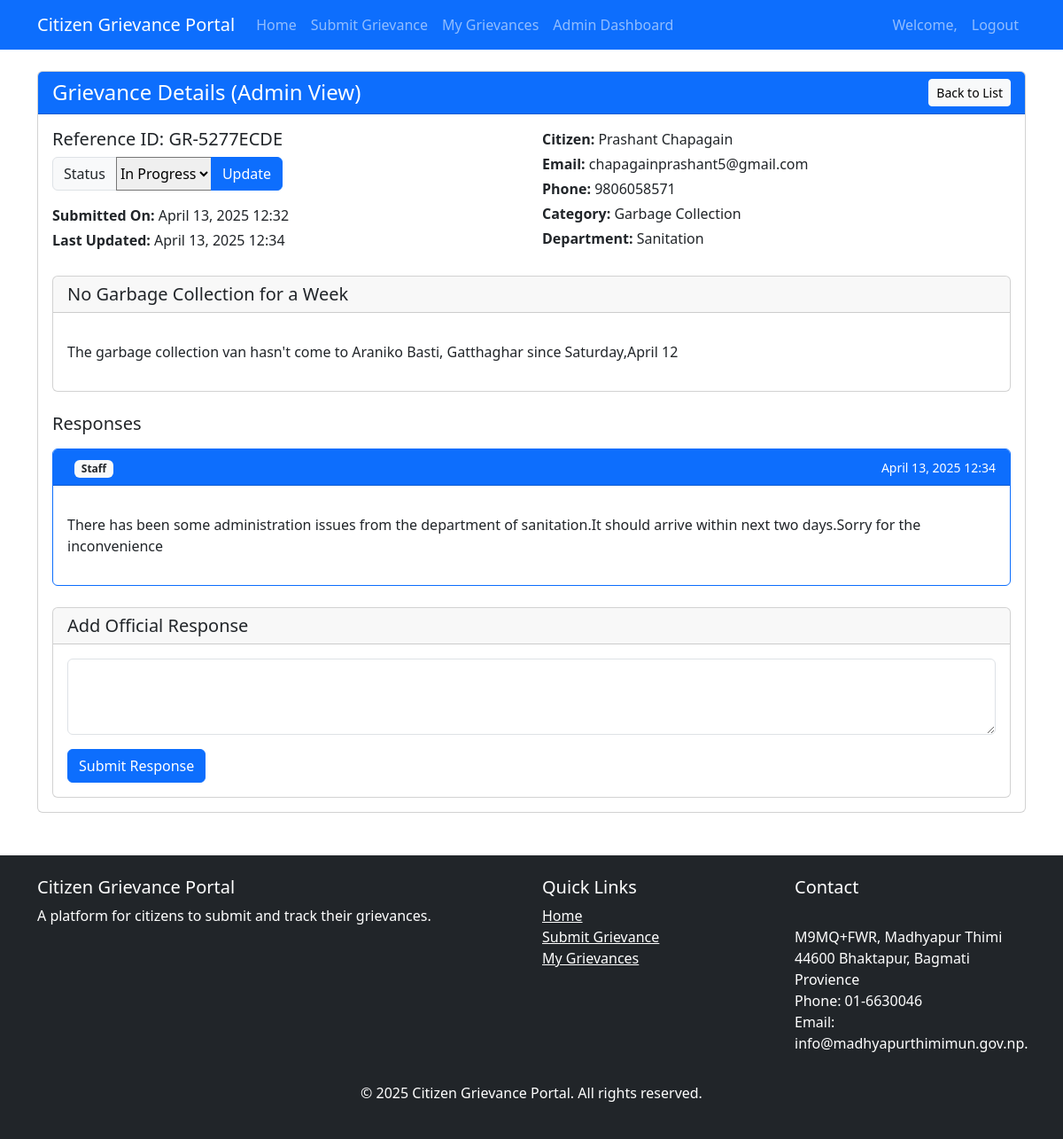
The page /staff/grievances/GR-5277ECDE/ (signed in) on the database its author committed.
### grievance_portal/models.py (models this page shows, shortened)
class Grievance(models.Model):
    STATUS_CHOICES = (
        ('pending', 'Pending'),
        ('in_progress', 'In Progress'),
        ('resolved', 'Resolved'),
        ('rejected', 'Rejected'),
    )
    title = models.CharField(max_length=200)
    description = models.TextField()
    category = models.ForeignKey(GrievanceCategory, on_delete=models.CASCADE)
    user = models.ForeignKey(User, on_delete=models.CASCADE)
    status = models.CharField(max_length=20, choices=STATUS_CHOICES, default='pending')
    reference_id = models.CharField(max_length=20, unique=True)
    created_at = models.DateTimeField(auto_now_add=True)
    updated_at = models.DateTimeField(auto_now=True)
    attachment = models.FileField(upload_to='grievance_attachments/', blank=True, null=True)

class UserProfile(models.Model):
    user = models.OneToOneField(User, on_delete=models.CASCADE)
    phone = models.CharField(max_length=15)
    address = models.TextField()

class GrievanceCategory(models.Model):
    name = models.CharField(max_length=100)
    department = models.ForeignKey(Department, on_delete=models.CASCADE)

class Department(models.Model):
    name = models.CharField(max_length=100)
    description = models.TextField()

class GrievanceResponse(models.Model):
    grievance = models.ForeignKey(Grievance, on_delete=models.CASCADE, related_name='responses')
    responder = models.ForeignKey(User, on_delete=models.CASCADE)
    response = models.TextField()
    created_at = models.DateTimeField(auto_now_add=True)

### grievance_portal/views.py (the view)
# urls.py: path('staff/grievances/<str:reference_id>/', views.admin_grievance_detail, name='admin_grievance_detail'),
@staff_member_required
def admin_grievance_detail(request, reference_id):
    grievance = get_object_or_404(Grievance, reference_id=reference_id)
    responses = grievance.responses.all().order_by('created_at')
    if request.method == 'POST' and 'update_status' in request.POST:
        status_form = GrievanceStatusForm(request.POST, instance=grievance)
        if status_form.is_valid():
            status_form.save()
            messages.success(request, 'Status updated successfully.')
            return redirect('admin_grievance_detail', reference_id=reference_id)
    else:
        status_form = GrievanceStatusForm(instance=grievance)
    if request.method == 'POST' and 'add_response' in request.POST:
        response_form = GrievanceResponseForm(request.POST)
        if response_form.is_valid():
            response = response_form.save(commit=False)
            response.grievance = grievance
            response.responder = request.user
            response.save()
            messages.success(request, 'Response added successfully.')
            return redirect('admin_grievance_detail', reference_id=reference_id)
    else:
        response_form = GrievanceResponseForm()
    return render(request, 'admin/grievance_detail.html', {
        'grievance': grievance,
        'responses': responses,
        'status_form': status_form,
        'response_form': response_form
    })

### grievance_portal/forms.py
class GrievanceStatusForm(forms.ModelForm):
    class Meta:
        model = Grievance
        fields = ('status',)

class GrievanceResponseForm(forms.ModelForm):
    class Meta:
        model = GrievanceResponse
        fields = ('response',)
        widgets = {
            'response': forms.Textarea(attrs={'rows': 3}),
        }

### templates/admin/grievance_detail.html (shortened to what this page needs)
{% extends 'base.html' %}
{% block content %}
<div class="card mb-4">
    <div class="card-header bg-primary text-white d-flex justify-content-between align-items-center">
        <h4 class="mb-0">Grievance Details (Admin View)</h4>
        <a href="{% url 'admin_grievance_list' %}" class="btn btn-light btn-sm">Back to List</a>
    </div>
    <div class="card-body">
        <div class="row mb-4">
            <div class="col-md-6">
                <h5>Reference ID: {{ grievance.reference_id }}</h5>
                <form method="post" class="mb-3">
                    <div class="input-group">
                        <span class="input-group-text">Status</span>
                        {{ status_form.status }}
                        <button type="submit" class="btn btn-primary">Update</button>
                    </div>
                </form>
                <p class="mb-1"><strong>Submitted On:</strong> {{ grievance.created_at|date:"F d, Y H:i" }}</p>
                <p class="mb-1"><strong>Last Updated:</strong> {{ grievance.updated_at|date:"F d, Y H:i" }}</p>
            </div>
            <div class="col-md-6">
                <p class="mb-1"><strong>Citizen:</strong> {{ grievance.user.get_full_name }}</p>
                <p class="mb-1"><strong>Email:</strong> {{ grievance.user.email }}</p>
                <p class="mb-1"><strong>Phone:</strong> {{ grievance.user.userprofile.phone }}</p>
                <p class="mb-1"><strong>Category:</strong> {{ grievance.category.name }}</p>
                <p class="mb-1"><strong>Department:</strong> {{ grievance.category.department.name }}</p>
            </div>
        </div>
        <div class="card mb-4">
            <div class="card-header">
                <h5 class="mb-0">{{ grievance.title }}</h5>
            </div>
            <div class="card-body">
                <p>{{ grievance.description|linebreaks }}</p>
            </div>
        </div>
        <h5 class="mb-3">Responses</h5>
        {% if responses %}
            <div class="timeline">
                {% for response in responses %}
                    <div class="card mb-3 {% if response.responder.is_staff %}border-primary{% endif %}">
                        <div class="card-header {% if response.responder.is_staff %}bg-primary text-white{% endif %}">
                            <div class="d-flex justify-content-between align-items-center">
                                <div>
                                    {% if response.responder.is_staff %}
                                        <span class="badge bg-light text-dark ms-2">Staff</span>
                                    {% endif %}
                                </div>
                                <small>{{ response.created_at|date:"F d, Y H:i" }}</small>
                            </div>
                        </div>
                        <div class="card-body">
                            <p>{{ response.response|linebreaks }}</p>
                        </div>
                    </div>
                {% endfor %}
            </div>
        {% else %}
            <div class="alert alert-info">No responses yet.</div>
        {% endif %}
        <div class="card mt-4">
            <div class="card-header">
                <h5 class="mb-0">Add Official Response</h5>
            </div>
            <div class="card-body">
                <form method="post">
                    <div class="mb-3">
                        <textarea name="{{ response_form.response.name }}" id="{{ response_form.response.id_for_label }}" class="form-control {% if response_form.response.errors %}is-invalid{% endif %}" rows="3" required></textarea>
                    </div>
                    <button type="submit" class="btn btn-primary">Submit Response</button>
                </form>
            </div>
        </div>
    </div>
</div>
{% endblock %}

### rows shown on the page
Grievance: reference_id "GR-5277ECDE", status "In Progress", created_at "April 13, 2025 12:32", updated_at "April 13, 2025 12:34", user.get_full_name "Prashant Chapagain", user.email "chapagainprashant5@gmail.com", user.userprofile.phone "9806058571", category.name "Garbage Collection", category.department.name "Sanitation", title "No Garbage Collection for a Week", description "The garbage collection van hasn't come to Araniko Basti, Gatthaghar since Saturday,April 12"
GrievanceResponse: shows "Staff", created_at "April 13, 2025 12:34", response "There has been some administration issues from the department of sanitation.It should arrive within next two days.Sorry for the inconvenience"
